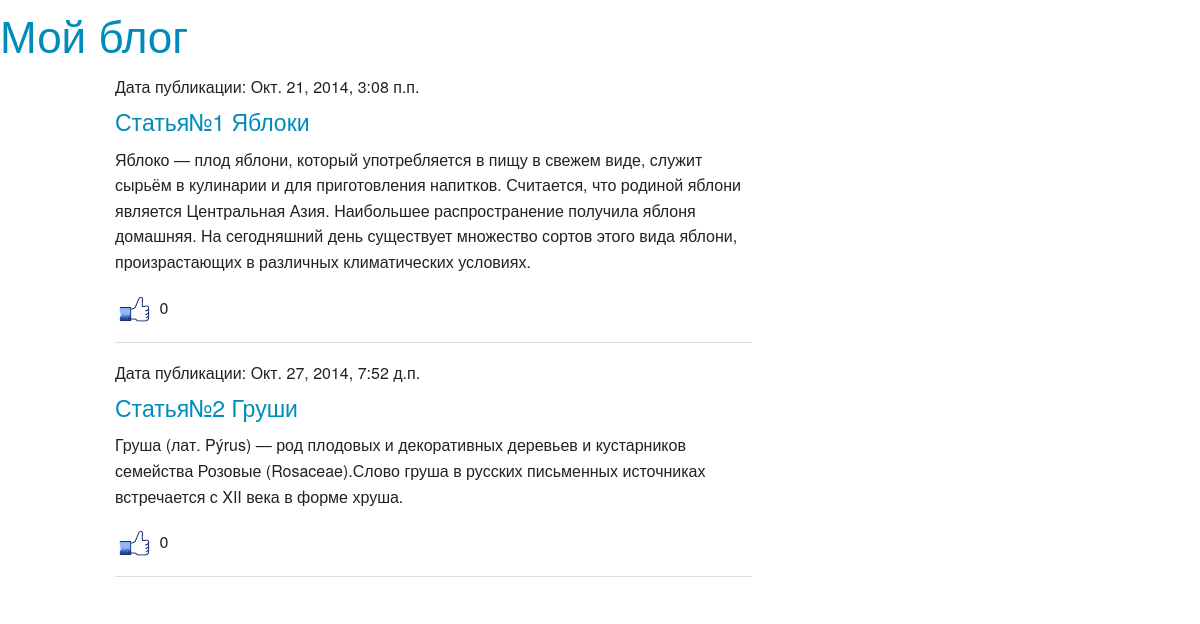
The page /basicview/articles/all/ on the database as committed earlier.
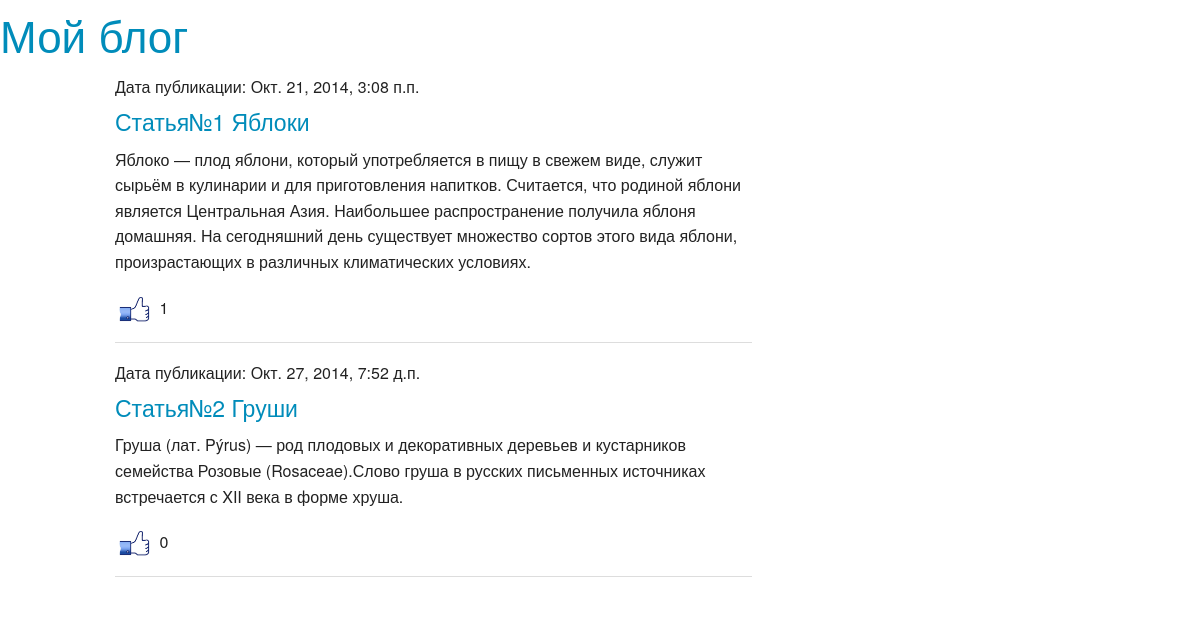
The same page on the database as committed later.
### article/models.py (models this page shows)
class Article(models.Model):
	class Meta():
		db_table = "article"
	article_title = models.CharField(max_length = 200)
	article_text = models.TextField()
	article_date = models.DateTimeField()
	article_likes = models.IntegerField(default = 0)

### article/views.py (the view)
# urls.py: url(r'^articles/get/(?P<article_id>\d+)/$', 'article.views.article'),
def articles(request):
	return render_to_response('articles.html', {'articles': Article.objects.all()})

### article/templates/articles.html
{% extends 'main.html' %}
{% load staticfiles %}
{% block article%}
<div class="large-8 columns">
{% for article in articles %}
	<h6>Дата публикации: {{ article.article_date }}</h6>
	<h4><a href="/articles/get/{{ article.id }}"> {{article.article_title}} </a></h4>
	<p>{{ article.article_text }}</p>
	<p><a href="/articles/addlike/{{ article.id }}"><img src="{% static "likes.jpg" %}" width="40px" height="40px"></a> {{ article.article_likes }} </p>
	<hr>
{% endfor %}
{%endblock%}

Rows that differ between the two databases and show on the page:
changed Article "Статья№1 Яблоки": article_likes "0" → "1"
